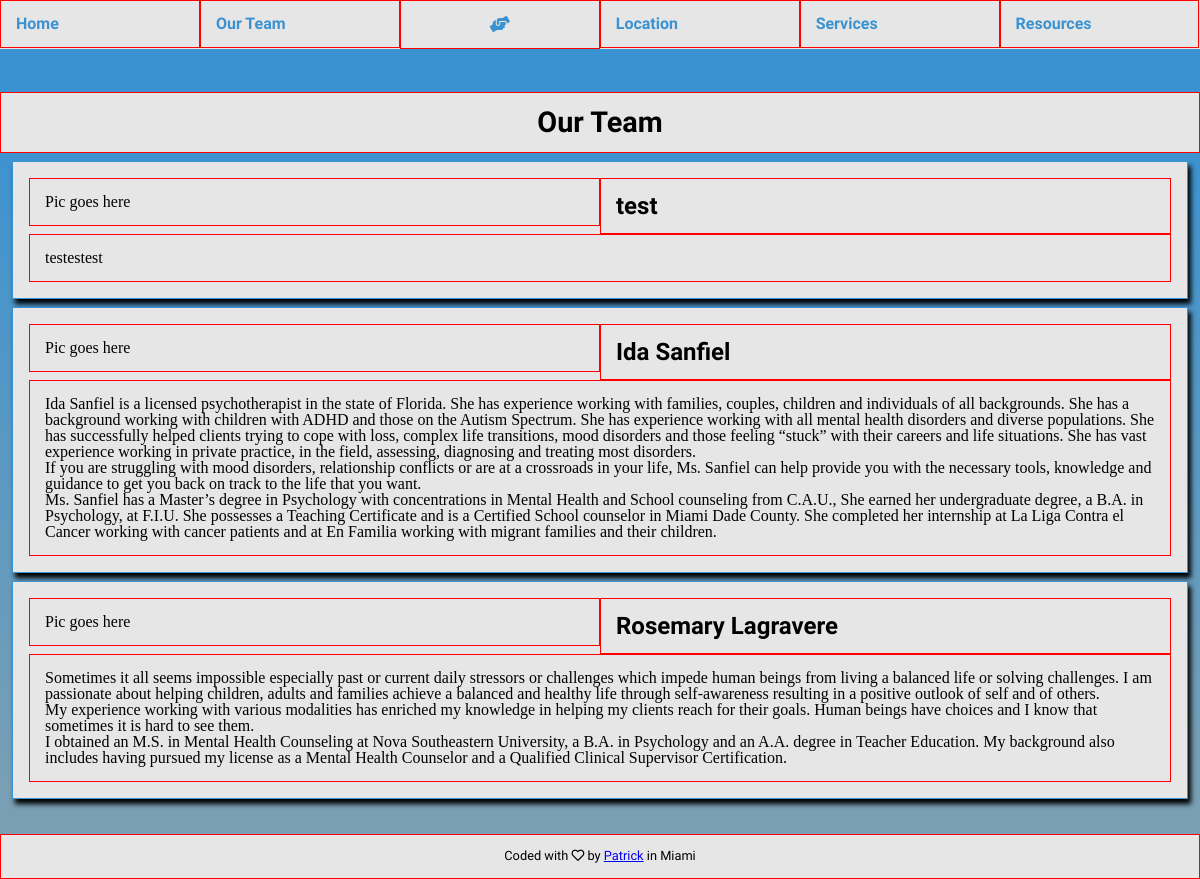
Page /team/ on the committed database.
### clients/models.py (models this page shows, shortened)
class Therapist(models.Model):
    name = models.CharField(max_length=100)
    email = models.EmailField()
    phone = PhoneNumberField()
    bio = models.TextField()

### clients/views.py (the view)
# urls.py: path('team/', views.team, name="team"),
def team(request):
    therapists = Therapist.objects.all()
    return render(request, 'clients/team.html', {"therapists":therapists})

### clients/Templates/clients/team.html (shortened to what this page needs)
{% extends 'base.html' %}
{% load static %}
    {% block head %}
    <link rel="stylesheet" href="{% static 'css/team.css' %}" type="text/css" />
    {% endblock %}
  <body id="{% block bodyid %}teamBody{% endblock %}">
    {% block pagecontent %}
    <div id="teamPageContent">
      <div class="row" id="teamHeader">
        <h1 class="col-12">Our Team</h1>
      </div>
      {% for therapist in therapists %}
      <div class="therapistDiv">
        <div class="row">
          <p class="col-6">Pic goes here</p>
          <h1 class="therapistHeader col-6">{{therapist.name}}</h1>
        </div>
        <div class="row">
          <div class="therapistBody col-12"><p>{{therapist.bio|linebreaks}}</p></div>
        </div>
      </div>
      {% endfor %}
      {% endblock %}

### clients/Templates/base.html (shortened to what this page needs)
{% load static %}
<!DOCTYPE html>
<html>
  <head>
    <link rel="stylesheet" href="https://use.fontawesome.com/releases/v5.0.13/css/all.css">
    <link rel="stylesheet" href="{% static 'css/base.css' %}" type="text/css" />
    {% block head %}
    {% endblock %}
  </head>
  <body id="{% block bodyid %}{% endblock %}"class="{% block body_class %}{% endblock %} mainBody">
    <div class="row topnav" id="myTopNav">
      <nav>
        <ul class="dropdownNavList">
          <a href="{% url 'index' %}" class="navAnchor" id="homeAnchor">
            <li class="col-2 navItem navs" id="homeNav">Home</li>
          </a>
          <a href="{% url 'team' %}" class="navAnchor" id="aboutAnchor">
            <li class="col-2 navItem navs" id="aboutNav">Our Team</li>
          </a>
          <li class="col-2 navItem" id="logoNav">
            <i class="fas fa-hands-helping"></i>
          </li>
          <a href="{% url 'location' %}" class="navAnchor" id="locationAnchor">
            <li class="col-2 navItem navs" id="locationNav">Location</li>
          </a>
          <a href="{% url 'services' %}" class="navAnchor" id="servicesAnchor">
            <li class="col-2 navItem navs" id="servicesNav">Services</li>
          </a>
          <a href="#" class="navAnchor" id="resourcesAnchor">
            <li class="col-2 navItem navs" id="resourcesNav">Resources</li>
          </a>
        </ul>
      </nav>
    </div>
    {% block pagecontent %}
    {% endblock %}
    <div class="row" id="footer">
      <p class="col-12" id="footerText">Coded with <i class="far fa-heart"></i> by <a href="#">Patrick</a> in Miami</p>
    </div>
  </body>
</html>

### clients/static/css/base.css (style rules this page uses)
html, body, div, span, applet, object, iframe, h1, h2, h3, h4, h5, h6, p, blockquote, pre, a, abbr, acronym, address, big, cite, code, del, dfn, em, img, ins, kbd, q, s, samp, small, strike, strong, sub, sup, tt, var, b, u, i, center, dl, dt, dd, ol, ul, li, fieldset, form, label, legend, table, caption, tbody, tfoot, thead, tr, th, td, article, aside, canvas, details, embed, figure, figcaption, footer, header, hgroup, menu, nav, output, ruby, section, summary, time, mark, audio, video { margin: 0; padding: 0; border: 0; font-size: 100%; font: inherit; vertical-align: baseline; }
article, aside, details, figcaption, figure, footer, header, hgroup, menu, nav, section { display: block; }
body { line-height: 1; }
ol, ul { list-style: none; }
* { box-sizing:border-box; }
.col-2 { width: 16.66%; }
.col-6 { width: 50%; }
.col-12 { width: 100%; }
[class*="col-"] { float: left; padding: 15px; border: 1px solid red; }
.row::after { content: ""; clear: both; display: table; }
.topnav { background-color: #e6e6e6; }
.navItem { padding: 1em; font-family: 'Poiret One', cursive; font-weight: bold; color:#3a92d1; }
#logoNav { text-align: center; }
#footer { background-color: #e6e6e6; position: fixed; bottom: 0; left: 0; right: 0; text-align: center; }
#footerText { font-size: 0.8em; font-family: 'Poiret One', cursive; }

### clients/static/css/team.css (style rules this page uses)
html, body, div, span, applet, object, iframe, h1, h2, h3, h4, h5, h6, p, blockquote, pre, a, abbr, acronym, address, big, cite, code, del, dfn, em, img, ins, kbd, q, s, samp, small, strike, strong, sub, sup, tt, var, b, u, i, center, dl, dt, dd, ol, ul, li, fieldset, form, label, legend, table, caption, tbody, tfoot, thead, tr, th, td, article, aside, canvas, details, embed, figure, figcaption, footer, header, hgroup, menu, nav, output, ruby, section, summary, time, mark, audio, video { margin: 0; padding: 0; border: 0; font-size: 100%; font: inherit; vertical-align: baseline; }
article, aside, details, figcaption, figure, footer, header, hgroup, menu, nav, section { display: block; }
body { line-height: 1; }
ol, ul { list-style: none; }
* { box-sizing:border-box; }
.col-2 { width: 16.66%; }
.col-6 { width: 50%; }
.col-12 { width: 100%; }
[class*="col-"] { float: left; padding: 15px; border: 1px solid red; }
.row::after { content: ""; clear: both; display: table; }
#teamHeader { margin-top: 1.5em; margin-bottom: 0em; text-align: center; font-family: 'Poiret One', cursive; font-weight: bold; font-size: 1.8em; background-color: #e6e6e6; }
#teamBody { background-color: #3a92d1; background: rgb(121,159,180); background: -moz-linear-gradient(0deg, rgba(121,159,180,1) 10%, rgba(58,146,209,1) 87%); background: -webkit-linear-gradient(0deg, rgba(121,159,180,1) 10%, rgba(58,146,209,1) 87%); background: linear-gradient(0deg, rgba(121,159,180,1) 10%, rgba(58,146,209,1) 87%); filter: progid:DXImageTransform.Microsoft.gradient(startColorstr="#799fb4",endColorstr="#3a92d1",GradientType=1); }
.therapistDiv { margin-top: 0.5em; background-color: #e6e6e6; margin-left: 1%; margin-right: 1%; box-shadow: 3px 5px 5px; padding: 1em; border: 1px solid #3a92d1; width: 98%; }
.therapistHeader { font-size: 1.5em; font-family: 'Poiret One', cursive; font-weight: bold; }
.therapistBody { font-family: 'Crimson Text', serif; }
#teamPageContent { margin-bottom: 5em; }

### rows in the picture
Therapist: name "test", bio "testestest"
Therapist: name "Ida Sanfiel", bio "Ida Sanfiel is a licensed psychotherapist in the state of Florida. She has experience working with families, couples, children and individuals of all backgrounds. She has a background working with children with ADHD and those on the Autism Spectrum. She has experience working with all mental health disorders and diverse populations. She has successfully helped clients trying to cope with loss, complex life transitions, mood disorders and those feeling “stuck” with their careers and life situations. She has vast experience working in private practice, in the field, assessing, diagnosing and treating most disorders. If you are struggling with mood disorders, relationship conflicts or are at a…"
Therapist: name "Rosemary Lagravere", bio "Sometimes it all seems impossible especially past or current daily stressors or challenges which impede human beings from living a balanced life or solving challenges. I am passionate about helping children, adults and families achieve a balanced and healthy life through self-awareness resulting in a positive outlook of self and of others. My experience working with various modalities has enriched my knowledge in helping my clients reach for their goals. Human beings have choices and I know that sometimes it is hard to see them. I obtained an M.S. in Mental Health Counseling at Nova Southeastern University, a B.A. in Psychology and an A.A. degree in Teacher Education. My background also…"
